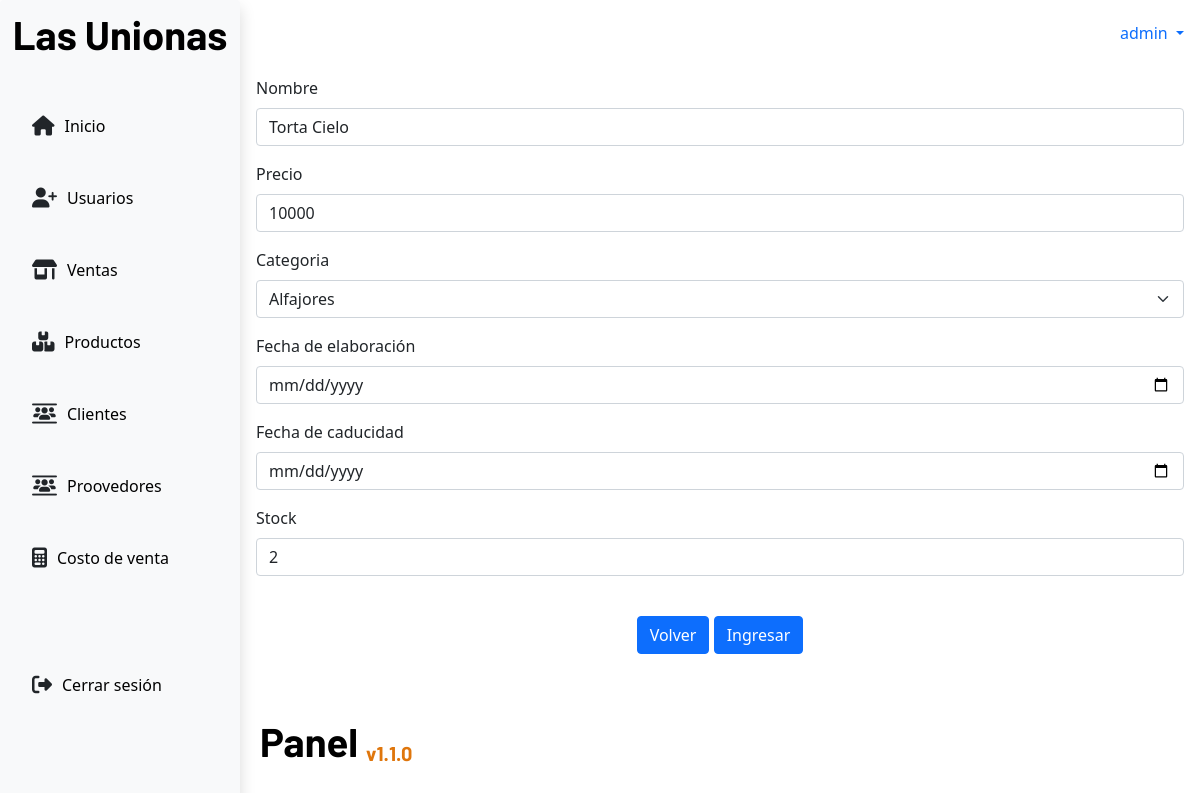
Page /products/update/2 (signed in) on the committed database.
### app/models.py (models this page shows, shortened)
class ProductsInventory(models.Model):
    name = models.CharField(max_length=100,null=False)
    price = models.PositiveIntegerField(null=False)
    category = models.ForeignKey(CategoryProduct, on_delete=models.PROTECT)
    elabDate = models.DateField()
    expDate = models.DateField()
    stock = models.PositiveIntegerField(null=False)

### app/views.py (the view, shortened to what this page needs)
# urls.py: path('products/update/<int:id>',views.updateProduct,name='updateProducts'),
def updateProduct(request,id):
    role = request.session.get("role")
    if role == "Admin" or role == "NormalUser":
        product = ProductsInventory.objects.get(id=id)
        categorys = CategoryProduct.objects.all()
        return render(request,'products/updateProducts.html',{'product':product,'categorys':categorys})
    else:
        return redirect("/")

### app/context_processors.py (called while the page is built)
def get_username(request):
    username = request.session.get('username', None)
    return {
        "username": username
    }

def get_role(request):
    role = request.session.get("role")
    return {
        "role": role
    }

def get_low_stock(request):
    low_stock = request.session.get("low_stock")
    return {
        "low_stock": low_stock
    }

### app/templates/products/updateProducts.html (shortened to what this page needs)
{% extends 'base.html' %}
{% block content %}
<div>
    <form method="POST">
        <div class="mb-3">
          <label for="inputName" class="form-label">Nombre</label>
          <input type="text" class="form-control" id="inputName" name="name" value="{{product.name}}">
        </div>
        <div class="mb-3">
          <label for="inputPrice" class="form-label">Precio</label>
          <input type="number" class="form-control" id="inputPrice" name="price" value="{{product.price}}">
        </div>
        <div class="mb-3">
          <label for="inputCategory" class="form-label">Categoria</label>
          <select class="form-select" name="category" id="" name="category">
          {%for category in categorys%}
            <option value="{{category.id}}">{{category.name}}</option>
          {% endfor %}
          </select>
        </div>
        <div class="mb-3">
          <label for="inputElabDate" class="form-label">Fecha de elaboración</label>
          <input type="date" class="form-control" id="inputElabDate" name="elabDate" value="{{product.elabDate}}">
        </div>
        <div class="mb-3">
          <label for="inputExpDate" class="form-label">Fecha de caducidad</label>
          <input type="date" class="form-control" id="inputExpDate" name="expDate" value="{{product.expDate}}">
        </div>
        <div class="mb-3">
          <label for="inputStock" class="form-label">Stock</label>
          <input type="number" class="form-control" id="inputStock" name="stock" value="{{product.stock}}">
        </div>
        <div class="text-center pt-4">
          <a class="btn btn-primary" href="{% url 'productsTable'%}">Volver</a>
          <button type="submit" class="btn btn-primary text-center">Ingresar</button>
        </div>
      </form>
</div>
{% endblock content %}

### app/static/css/panel.css (style rules this page uses)
:root { --titles: "Barlow", sans-serif; --primary: #1ea4a2; --primary: #1ea4a2; --light: #eef0f4; --grey: #fafafa; --black: #06070a; --blackclaire: #1d2125; --oceanBlue: #172d4f; }
* { box-sizing: border-box; margin: 0; padding: 0; }
html, body { min-height: 100%; height: 100%; }

### rows in the picture
ProductsInventory: name "Torta Cielo", price "10000", stock "2"

### other values in the picture
{{ username }} "admin"
form field category "Alfajores"
